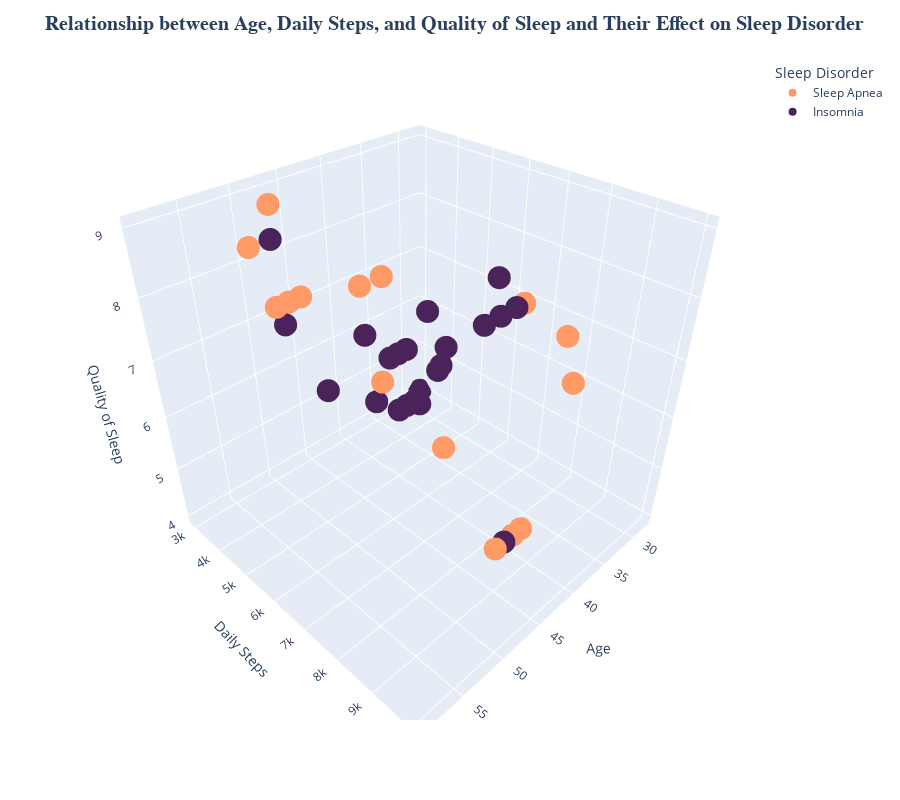

The notebook cell this image was saved under:
### Markdown cell above
## 3D scatter plot

### Code cell
# Creating a 3D scatter plot
fig = px.scatter_3d(sleep_data,  # Dataframe containing the data
                     x='Age',  # X-axis variable
                     y='Daily Steps',  # Y-axis variable
                     z='Quality of Sleep',  # Z-axis variable
                     color='Sleep Disorder',  # Color variable
                     width=900,  # Width of the plot
                     height=800,  # Height of the plot
                     color_discrete_map={'None': '#6c8f99', 'Insomnia': '#4A235A', 'Sleep Apnea': '#ff9966'})  # Color map

# Updating the layout of the plot
fig.update_layout(title='<b>Relationship between Age, Daily Steps, and Quality of Sleep and Their Effect on Sleep Disorder</b>',
                  titlefont={'size': 20, 'family': 'Serif'},  # Title font settings
                  showlegend=True)  # Display legend

# Displaying the plot
fig.show()

### Figure 1 — Plotly figure (JSON) as saved in the notebook; plotly's stock layout.template omitted (floating-point values rounded to 4 significant figures)
{"data": [{"hovertemplate": "Sleep Disorder=Sleep Apnea<br>Age=%{x}<br>Daily Steps=%{y}<br>Quality of Sleep=%{z}<extra></extra>", "legendgroup": "Sleep Apnea", "marker": {"color": "#ff9966", "symbol": "circle"}, "mode": "markers", "name": "Sleep Apnea", "scene": "scene", "showlegend": true, "type": "scatter3d", "x": [28, 28, 29, 29, 30, 31, 34, 34, 35, 36, 36, 38, 38, 42, 42, 43, 43, 48, 49, 49, 49, 49, 49, 49, 49, 49, 49, 49, 50, 50, 50, 50, 50, 50, 50, 50, 50, 50, 50, 50, 50, 50, 50, 50, 50, 51, 51, 51, 55, 55, 57, 57, 57, 57, 57, 57, 57, 57, 58, 58, 58, 58, 58, 58, 59, 59, 59, 59, 59, 59, 59, 59, 59, 59, 59, 59, 59, 59], "y": [3000, 3000, 4000, 8000, 4100, 8000, 5200, 5200, 3300, 4800, 7000, 8000, 3300, 5000, 5000, 8000, 6000, 10000, 10000, 10000, 10000, 10000, 10000, 10000, 10000, 10000, 3700, 3700, 10000, 10000, 10000, 10000, 10000, 10000, 10000, 10000, 10000, 10000, 10000, 10000, 10000, 10000, 10000, 10000, 10000, 10000, 10000, 10000, 5000, 5000, 7000, 7000, 7000, 7000, 7000, 7000, 7000, 7000, 7000, 7000, 7000, 7000, 7000, 7000, 7000, 7000, 7000, 7000, 7000, 7000, 7000, 7000, 7000, 7000, 7000, 7000, 7000, 7000], "z": [4, 4, 5, 6, 5, 7, 4, 4, 7, 5, 8, 8, 7, 6, 6, 8, 6, 6, 6, 6, 6, 6, 6, 6, 6, 6, 9, 9, 6, 6, 6, 6, 6, 6, 6, 6, 6, 6, 6, 6, 6, 6, 6, 6, 6, 6, 6, 6, 9, 9, 9, 9, 9, 9, 9, 9, 9, 9, 9, 9, 9, 9, 9, 9, 9, 9, 9, 9, 9, 9, 9, 9, 9, 9, 9, 9, 9, 9]}, {"hovertemplate": "Sleep Disorder=Insomnia<br>Age=%{x}<br>Daily Steps=%{y}<br>Quality of Sleep=%{z}<extra></extra>", "legendgroup": "Insomnia", "marker": {"color": "#4A235A", "symbol": "circle"}, "mode": "markers", "name": "Insomnia", "scene": "scene", "showlegend": true, "type": "scatter3d", "x": [28, 29, 29, 30, 33, 36, 36, 39, 39, 41, 42, 43, 43, 43, 43, 43, 43, 43, 43, 43, 43, 43, 43, 43, 43, 43, 43, 43, 44, 44, 44, 44, 44, 44, 44, 44, 44, 44, 44, 44, 44, 44, 44, 44, 44, 44, 44, 44, 44, 44, 44, 44, 44, 44, 44, 44, 45, 45, 45, 45, 45, 45, 45, 45, 45, 45, 45, 48, 48, 50, 52, 52, 52, 52, 52, 52, 53], "y": [3000, 3500, 4000, 4100, 5000, 7000, 4800, 8000, 4000, 8000, 6000, 6000, 6000, 6000, 6000, 6000, 6000, 6000, 6000, 6000, 6000, 6000, 6000, 6000, 6000, 6000, 8000, 8000, 6000, 6000, 6000, 6000, 6000, 6000, 6000, 6000, 6000, 6000, 6000, 6000, 6000, 6000, 6000, 6000, 6000, 6000, 6000, 6000, 6000, 6000, 6000, 6000, 6000, 6000, 6000, 5000, 6000, 6000, 6000, 6000, 6000, 6000, 6000, 6000, 6000, 6000, 6000, 3500, 3500, 10000, 6000, 6000, 6000, 6000, 6000, 6000, 5000], "z": [4, 6, 5, 5, 6, 8, 5, 8, 5, 8, 6, 7, 6, 7, 6, 7, 6, 6, 6, 6, 6, 6, 6, 6, 6, 6, 8, 8, 7, 6, 6, 6, 7, 6, 7, 6, 7, 6, 7, 6, 7, 6, 7, 6, 6, 7, 6, 6, 7, 6, 6, 7, 6, 7, 6, 7, 7, 7, 7, 7, 7, 7, 7, 7, 7, 7, 7, 7, 7, 6, 7, 7, 7, 7, 7, 7, 9]}], "layout": {"height": 800, "legend": {"title": {"text": "Sleep Disorder"}, "tracegroupgap": 0}, "margin": {"t": 60}, "scene": {"domain": {"x": [0, 1], "y": [0, 1]}, "xaxis": {"title": {"text": "Age"}}, "yaxis": {"title": {"text": "Daily Steps"}}, "zaxis": {"title": {"text": "Quality of Sleep"}}}, "showlegend": true, "title": {"font": {"family": "Serif", "size": 20}, "text": "<b>Relationship between Age, Daily Steps, and Quality of Sleep and Their Effect on Sleep Disorder</b>"}, "width": 900}}
